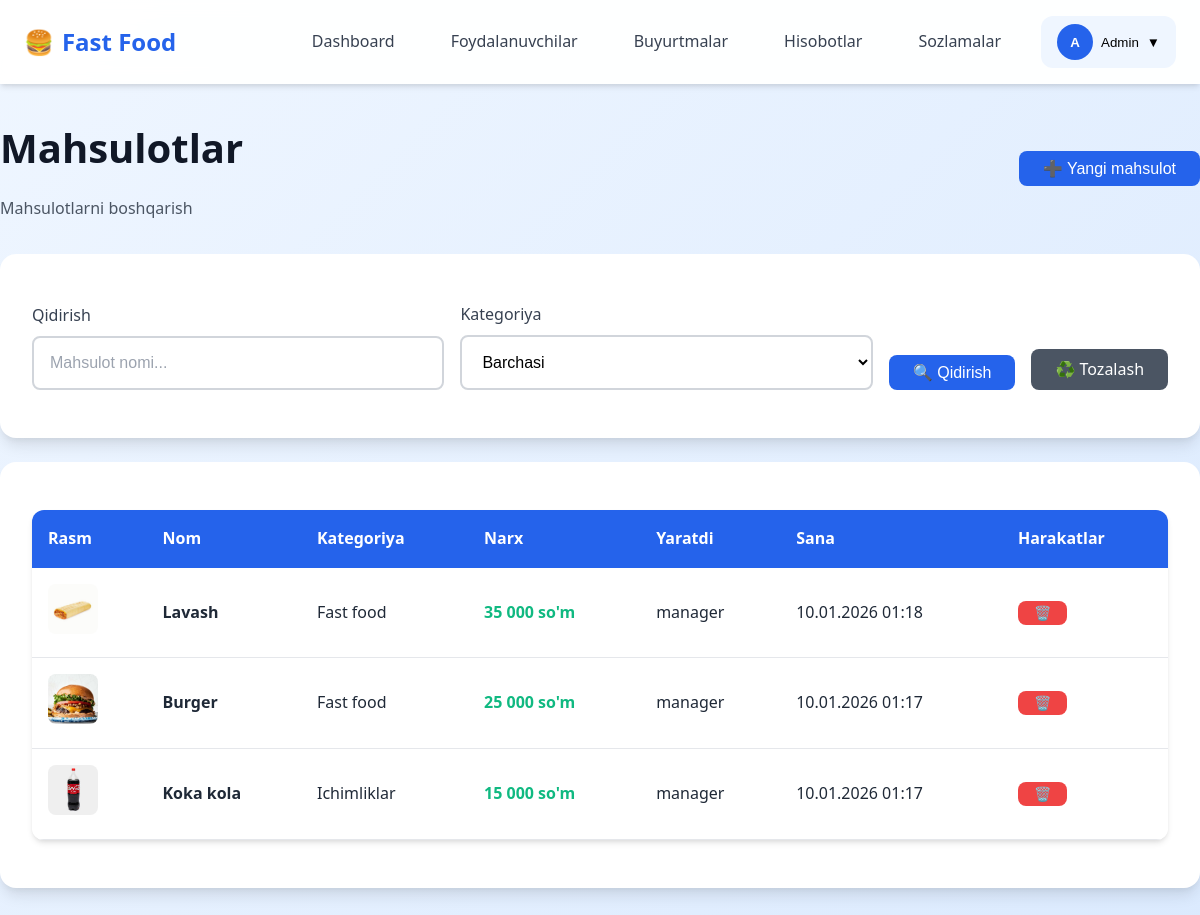
The page /manager/products.php (signed in) on the database its author committed.
### tables this page shows
CREATE TABLE `products` (
  `id` int NOT NULL AUTO_INCREMENT,
  `category_id` int NOT NULL,
  `name` varchar(100) NOT NULL,
  `description` text,
  `price` decimal(10,2) NOT NULL,
  `image` varchar(255) DEFAULT NULL,
  `created_by` int NOT NULL,
  `created_at` timestamp NULL DEFAULT CURRENT_TIMESTAMP,
  `updated_at` timestamp NULL DEFAULT CURRENT_TIMESTAMP ON UPDATE CURRENT_TIMESTAMP,
  PRIMARY KEY (`id`),
  KEY `created_by` (`created_by`),
  KEY `idx_category` (`category_id`),
  KEY `idx_name` (`name`),
  CONSTRAINT `products_ibfk_1` FOREIGN KEY (`category_id`) REFERENCES `categories` (`id`) ON DELETE CASCADE,
  CONSTRAINT `products_ibfk_2` FOREIGN KEY (`created_by`) REFERENCES `users` (`id`) ON DELETE CASCADE
);

CREATE TABLE `categories` (
  `id` int NOT NULL AUTO_INCREMENT,
  `name` varchar(100) NOT NULL,
  `description` text,
  `created_by` int NOT NULL,
  `created_at` timestamp NULL DEFAULT CURRENT_TIMESTAMP,
  `updated_at` timestamp NULL DEFAULT CURRENT_TIMESTAMP ON UPDATE CURRENT_TIMESTAMP,
  PRIMARY KEY (`id`),
  KEY `created_by` (`created_by`),
  KEY `idx_name` (`name`),
  CONSTRAINT `categories_ibfk_1` FOREIGN KEY (`created_by`) REFERENCES `users` (`id`) ON DELETE CASCADE
);

CREATE TABLE `users` (
  `id` int NOT NULL AUTO_INCREMENT,
  `name` varchar(100) NOT NULL,
  `phone` varchar(20) NOT NULL,
  `login` varchar(50) NOT NULL,
  `password` varchar(255) NOT NULL,
  `role` enum('super_admin','manager','seller') NOT NULL,
  `created_at` timestamp NULL DEFAULT CURRENT_TIMESTAMP,
  `updated_at` timestamp NULL DEFAULT CURRENT_TIMESTAMP ON UPDATE CURRENT_TIMESTAMP,
  PRIMARY KEY (`id`),
  UNIQUE KEY `phone` (`phone`),
  UNIQUE KEY `login` (`login`),
  KEY `idx_login` (`login`),
  KEY `idx_role` (`role`)
);

### helpers/functions.php (called while the page is built, shortened)
<?php
function formatCurrency($amount) {
    return number_format($amount, 0, '.', ' ') . ' so\'m';
}
function formatDate($date, $format = 'd.m.Y H:i') {
    return date($format, strtotime($date));
}
?>

### manager/products.php (the view, shortened to what this page needs)
<?php
require_once '../config/database.php';
require_once '../helpers/functions.php';
$search = $_GET['search'] ?? '';
$query = "
    SELECT p.*, c.name as category_name, u.name as creator_name
    FROM products p
    LEFT JOIN categories c ON p.category_id = c.id
    LEFT JOIN users u ON p.created_by = u.id
    WHERE 1=1
";
$query .= " ORDER BY p.created_at DESC";
$products = $conn->query($query);
include '../includes/header.php';
?>
<div class="container" style="padding: 2rem 0;">
    <div class="page-header">
        <div>
            <h1>Mahsulotlar</h1>
            <p style="color: var(--gray-600); margin: 0;">Mahsulotlarni boshqarish</p>
        </div>
        <button onclick="openModal('addProductModal')" class="btn btn-primary">
            ➕ Yangi mahsulot
        </button>
    </div>
    <div class="card" style="margin-bottom: 1.5rem;">
        <div class="card-body">
            <form method="GET" class="filter-form">
                <div class="form-group" style="flex: 1; margin: 0;">
                    <label class="form-label">Qidirish</label>
                    <input type="text" name="search" class="form-control" placeholder="Mahsulot nomi..." value="<?= htmlspecialchars($search) ?>">
                </div>
                <div class="form-group" style="flex: 1; margin: 0;">
                    <label class="form-label">Kategoriya</label>
                    <select name="category" class="form-control">
                        <option value="">Barchasi</option>
                    </select>
                </div>
                <button type="submit" class="btn btn-primary">🔍 Qidirish</button>
                <a href="products.php" class="btn btn-secondary">♻️ Tozalash</a>
            </form>
        </div>
    </div>
    <div class="card">
        <div class="card-body">
            <div class="table-responsive">
                <table>
                    <thead>
                        <tr>
                            <th>Rasm</th>
                            <th>Nom</th>
                            <th>Kategoriya</th>
                            <th>Narx</th>
                            <th>Yaratdi</th>
                            <th>Sana</th>
                            <th>Harakatlar</th>
                        </tr>
                    </thead>
                    <tbody>
                        <?php if ($products->num_rows > 0): ?>
                            <?php while ($product = $products->fetch_assoc()): ?>
                                <tr>
                                    <td>
                                        <?php if ($product['image']): ?>
                                            <img src="/xpos/uploads/products/<?= htmlspecialchars($product['image']) ?>"
                                                 alt="<?= htmlspecialchars($product['name']) ?>"
                                                 style="width: 50px; height: 50px; object-fit: cover; border-radius: 8px;">
                                        <?php else: ?>
                                            <div style="width: 50px; height: 50px; background: var(--gray-200); border-radius: 8px; display: flex; align-items: center; justify-content: center;">
                                                📦
                                            </div>
                                        <?php endif; ?>
                                    </td>
                                    <td style="font-weight: 600;"><?= htmlspecialchars($product['name']) ?></td>
                                    <td><?= htmlspecialchars($product['category_name']) ?></td>
                                    <td style="color: var(--success); font-weight: 600;"><?= formatCurrency($product['price']) ?></td>
                                    <td><?= htmlspecialchars($product['creator_name']) ?></td>
                                    <td><?= formatDate($product['created_at']) ?></td>
                                    <td>
                                        <form method="POST" style="display: inline;" onsubmit="return confirmDelete()">
                                            <button type="submit" class="btn btn-danger btn-sm">🗑️</button>
                                        </form>
                                    </td>
                                </tr>
                            <?php endwhile; ?>
                        <?php endif; ?>
                    </tbody>
                </table>
            </div>
        </div>
    </div>
</div>
<?php
include '../includes/footer.php';
?>

### assets/css/style.css (style rules this page uses)
:root { --primary-50: #eff6ff; --primary-100: #dbeafe; --primary-200: #bfdbfe; --primary-300: #93c5fd; --primary-400: #60a5fa; --primary-500: #3b82f6; --primary-600: #2563eb; --primary-700: #1d4ed8; --primary-800: #1e40af; --primary-900: #1e3a8a; --gray-50: #f9fafb; --gray-100: #f3f4f6; --gray-200: #e5e7eb; --gray-300: #d1d5db; --gray-400: #9ca3af; --gray-500: #6b7280; --gray-600: #4b5563; --gray-700: #374151; --gray-800: #1f2937; --gray-900: #111827; --success: #10b981; --warning: #f59e0b; --danger: #ef4444; --info: #3b82f6; --spacing-xs: 0.25rem; --spacing-sm: 0.5rem; --spacing-md: 1rem; --spacing-lg: 1.5rem; --spacing-xl: 2rem; --spacing-2xl: 3rem; --radius-sm: 0.375rem; --radius-md: 0.5rem; --radius-lg: 0.75rem; --radius-xl: 1rem; --radius-2xl: 1.5rem; --shadow-sm: 0 1px 2px 0 rgba(0, 0, 0, 0.05); --shadow-md: 0 4px 6px -1px rgba(0, 0, 0, 0.1), 0 2px 4px -1px rgba(0, 0, 0, 0.06); --shadow-lg: 0 10px 15px -3px rgba(0, 0, 0, 0.1), 0 4px 6px -2px rgba(0, 0, 0, 0.05); --shadow-xl: 0 20px 25px -5px rgba(0, 0, 0, 0.1), 0 10px 10px -5px rgba(0, 0, 0, 0.04); --transition-fast: 150ms ease-in-out; --transition-base: 300ms ease-in-out; --transition-slow: 500ms ease-in-out; }
* { margin: 0; padding: 0; box-sizing: border-box; }
body { font-family: 'Segoe UI', Tahoma, Geneva, Verdana, sans-serif; background: linear-gradient(135deg, var(--primary-50) 0%, var(--primary-100) 100%); color: var(--gray-800); line-height: 1.6; min-height: 100vh; }
h1, h2, h3, h4, h5, h6 { font-weight: 600; color: var(--gray-900); margin-bottom: var(--spacing-md); }
h1 { font-size: 2.5rem; }
.container { max-width: 1400px; margin: 0 auto; padding: 0 var(--spacing-lg); }
.card { background: white; border-radius: var(--radius-xl); box-shadow: var(--shadow-lg); padding: var(--spacing-xl); margin-bottom: var(--spacing-lg); transition: all var(--transition-base); }
.card-body { padding: var(--spacing-md) 0; }
.btn { display: inline-flex; align-items: center; justify-content: center; gap: var(--spacing-sm); padding: var(--spacing-sm) var(--spacing-lg); font-size: 1rem; font-weight: 500; border: none; border-radius: var(--radius-md); cursor: pointer; transition: all var(--transition-fast); text-decoration: none; white-space: nowrap; }
.btn-primary { background: var(--primary-600); color: white; }
.btn-secondary { background: var(--gray-600); color: white; }
.btn-danger { background: var(--danger); color: white; }
.btn-sm { padding: var(--spacing-xs) var(--spacing-md); font-size: 0.875rem; }
.form-group { margin-bottom: var(--spacing-lg); }
.form-label { display: block; margin-bottom: var(--spacing-sm); font-weight: 500; color: var(--gray-700); }
.form-control { width: 100%; padding: var(--spacing-md); font-size: 1rem; border: 2px solid var(--gray-300); border-radius: var(--radius-md); transition: all var(--transition-fast); background: white; }
.form-control::placeholder { color: var(--gray-400); }
select.form-control { cursor: pointer; }
.table-responsive { overflow-x: auto; border-radius: var(--radius-lg); box-shadow: var(--shadow-md); }
table { width: 100%; border-collapse: collapse; background: white; }
thead { background: var(--primary-600); color: white; }
thead th { padding: var(--spacing-md); text-align: left; font-weight: 600; }
tbody tr { border-bottom: 1px solid var(--gray-200); transition: all var(--transition-fast); }
tbody td { padding: var(--spacing-md); }

### manager/products.php (style rules this page uses)
* { box-sizing: border-box; }
html, body { overflow-x: hidden; max-width: 100vw; }
body { position: relative; }
.page-header { display: flex; justify-content: space-between; align-items: center; margin-bottom: 2rem; gap: 1rem; }
.filter-form { display: flex; gap: 1rem; align-items: end; }

### rows shown on the page
products: image (picture), name "Lavash", category.name "Fast food", price "35 000 so'm", created_by.name "manager", created_at "10.01.2026 01:18"
products: image (picture), name "Burger", category.name "Fast food", price "25 000 so'm", created_by.name "manager", created_at "10.01.2026 01:17"
products: image (picture), name "Koka kola", category.name "Ichimliklar", price "15 000 so'm", created_by.name "manager", created_at "10.01.2026 01:17"

### other values the page prints
$userInitial "A"
$userName "Admin"
